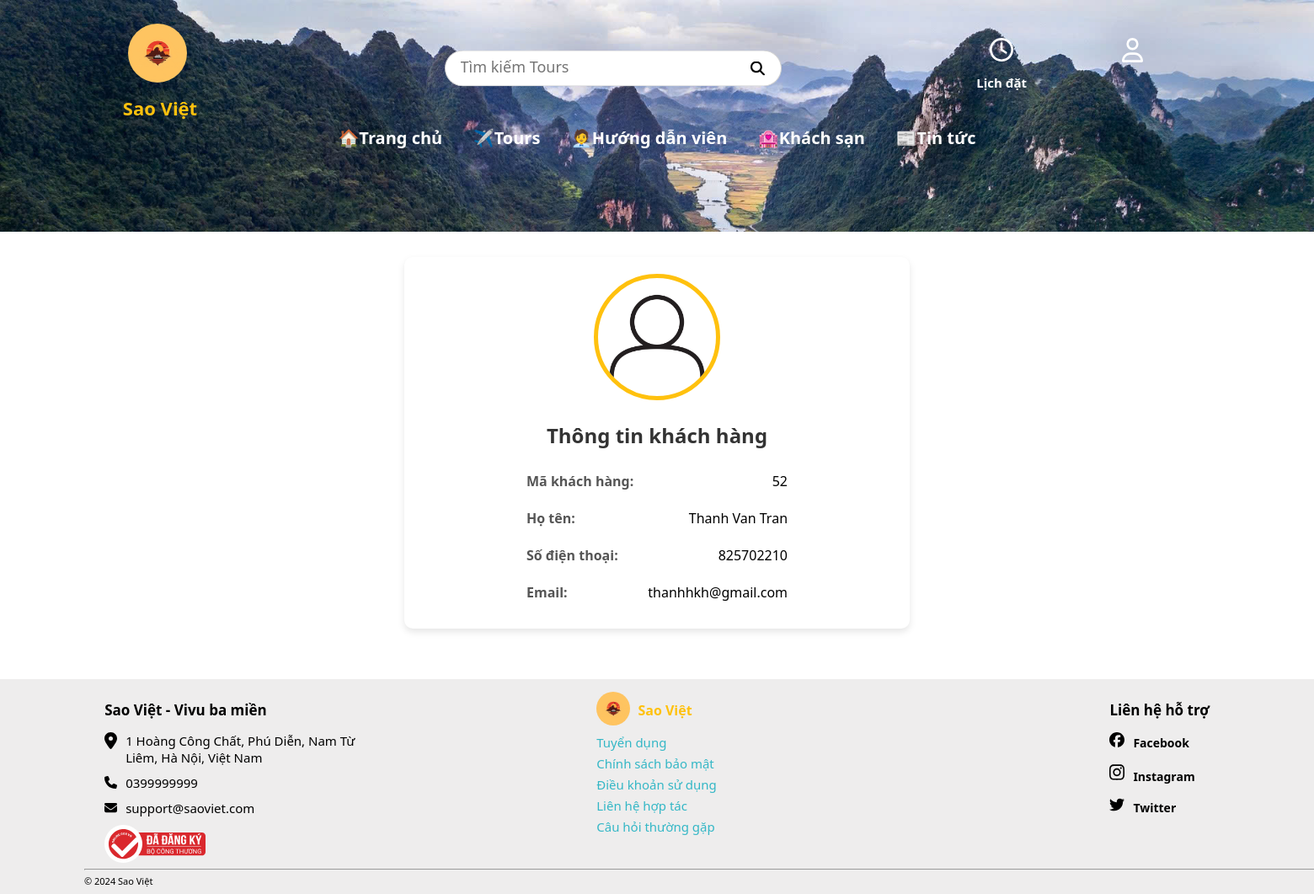
The page /index.php?controller=user&action=detail (signed in) on the database its author committed.
### tables this page shows
CREATE TABLE `khachhang` (
  `MaKH` int(11) NOT NULL,
  `TenKH` varchar(50) NOT NULL,
  `Email` varchar(50) NOT NULL,
  `MaTK` int(11) DEFAULT NULL
);

CREATE TABLE `taikhoan` (
  `MaTK` int(11) NOT NULL,
  `SDT` int(10) DEFAULT NULL,
  `MatKhau` varchar(50) DEFAULT NULL,
  `Quyen` varchar(10) DEFAULT NULL
);

### Controllers/BaseController.php (called while the page is built, shortened)
<?php
    class BaseController {
        protected function view($viewPath, array $data = []) {
            require(self::VIEW_FORDER_NAME .'/'. str_replace('.', '/', $viewPath).'.php');
        }
    }
?>

### Controllers/UserController.php (called while the page is built, shortened)
<?php
    class UserController extends BaseController {
        public $userModel;
        public function __construct() {
            $this->userModel = new UserModel();
        }
        public function detail() {
            $getIdAcc = $this->userModel->getUser(['MaTK'], 'Email', $_SESSION['username']);
            $user = $this->userModel->getUserByUsername(['*'], ['khachhang.MaTK'], $getIdAcc[0]->MaTK);
            return $this->view("user.detail",
                [
                    'user' => $user
                ]
            );
        }
    }
?>

### Core/Database.php (called while the page is built, shortened)
<?php
class Database
{
    public function connect()
    {
        $conn = mysqli_connect(self::HOST, self::USER, self::PASS, self::DB_NAME);
        mysqli_set_charset($conn, 'utf8');
        return $conn;
    }
}

### Models/BaseModel.php (called while the page is built, shortened)
<?php
class BaseModel extends Database {
    protected $connect;
    public function __construct() {
        $this->connect = $this->connect();
    }
    public function getOption($table, $select = ['*'], $id, $option) {
        $columns = implode(', ', $select);
        $sql = "SELECT {$columns} FROM {$table} WHERE {$id} = '{$option}'";
        $query = $this->_query($sql);
        $data = [];
        return $data;
    }
    public function searchUser($table, $selects = ['*'], $columns = [], $option) {
        $column = implode(', ', $selects);
        $whereClauses = [];
        foreach ($columns as $col) {
            $whereClauses[] = "{$col} LIKE '%{$option}%'";
        }
        $whereClause = implode(' OR ', $whereClauses);
        $sql = "SELECT {$column} FROM {$table} AND {$whereClause}";
        $query = $this->_query($sql);
        $data = [];
        while ($row = mysqli_fetch_object($query)) {
            array_push($data, $row);
        }
        return $data;
    }
    private function _query($sql) {
        return mysqli_query($this->connect, $sql);
    }
}

### Models/UserModel.php (called while the page is built, shortened)
<?php
    class UserModel extends BaseModel {
        public function getUser($columns = ['*'], $keys, $data) {
            return $this->getOption(self::TABLE, $columns, $keys, $data);
        }
        public function getUserByUsername($selects = ['*'], $columns = [], $option) {
            return $this->searchUser(self::GETTABLE, $selects, $columns, $option);
        }
    }

### Views/user/detail.php (the view)
<div class="user-profile">
    <div class="avatar-container">
        <img src="./public/img/user/user-avatar.png" alt="Avatar" class="avatar">
    </div>
    <div class="user-details">
        <h2>Thông tin khách hàng</h2>
        <table>
            <tbody>
                <tr>
                    <td><p><strong>Mã khách hàng:</strong></p></td>
                    <td class="infor"><?=$user[0]->MaKH?></td>
                </tr>
                <tr>
                    <td><p><strong>Họ tên:</strong></p></td>
                    <td class="infor"><?=$user[0]->TenKH?></td>
                </tr>
                <tr>
                    <td><p><strong>Số điện thoại:</strong></p></td>
                    <td class="infor"><?=$user[0]->SDT?></td>
                </tr>
                <tr>
                    <td><p><strong>Email:</strong></p></td>
                    <td class="infor"><?=$user[0]->Email?></td>
                </tr>
            </tbody>
        </table>
    </div>
</div>

### public/css/home.css (style rules this page uses)
* { margin: 0; padding: 0; box-sizing: border-box; font-family: "Segoe UI", Roboto, Helvetica, Arial, sans-serif; }
body { z-index: -1; overflow-x: hidden; }

### public/css/user.css (style rules this page uses)
.user-profile { position: relative; top: 0; left: 50%; transform: translate(-50%, 0); background-color: #fff; width: 600px; border-radius: 10px; box-shadow: 0 4px 8px rgba(0, 0, 0, 0.1); padding: 20px; text-align: center; margin: 30px 0 60px 0; }
.avatar-container { margin-bottom: 20px; }
.avatar { width: 150px; height: 150px; border-radius: 50%; border: 5px solid #ffc10e; object-fit: cover; }
.user-details h2 { font-size: 24px; margin-bottom: 15px; color: #333; }
.user-details p { font-size: 16px; margin: 10px 0; color: #555; }
.user-details table { text-align: left; position: relative; top: 0; left: 50%; transform: translate(-50%, 0); }
.user-details table .infor { padding-left: 15px; text-align: right; }

### rows shown on the page
khachhang: MaKH "52", TenKH "Thanh Van Tran", Email "thanhhkh@gmail.com"
taikhoan: SDT "825702210"
